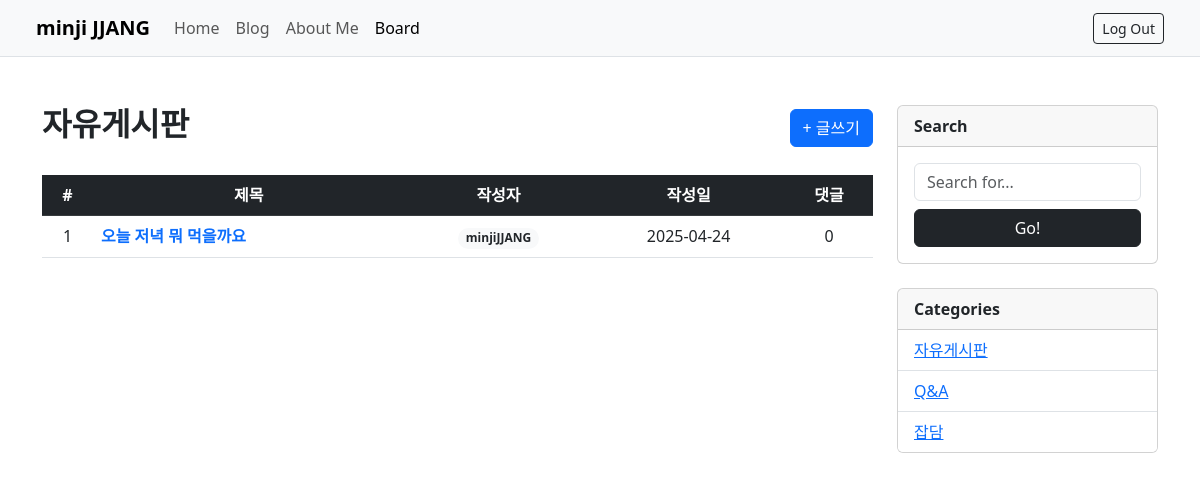
Screenshot of /board/ (signed in) with the database file from the repository.
### board/models.py (models this page shows, shortened)
class Post(models.Model):
    title = models.CharField(max_length=200)
    content = models.TextField()
    author = models.ForeignKey(User, on_delete=models.CASCADE)
    created_at = models.DateTimeField(auto_now_add=True)
    category = models.CharField(
        max_length=20,
        choices=[
            ('자유게시판', '자유게시판'),
            ('Q&A', 'Q&A'),
            ('잡담', '잡담')
        ],
        default='자유게시판'
    )

### board/views.py (the view)
# urls.py: path('', views.board_list, name='board_list'),
def board_list(request):
    posts = Post.objects.all().order_by('-created_at')
    q = request.GET.get('q', '')
    if q:
        posts = posts.filter(title__icontains=q)
    category = request.GET.get('category', '')
    if category:
       posts = posts.filter(category=category)
    return render(request, 'board/board_list.html', {'posts': posts})

### templates/board/board_list.html (shortened to what this page needs)
<!DOCTYPE html>
<html lang="ko">
<head>
  <link href="https://cdn.jsdelivr.net/npm/bootstrap@5.3.0/dist/css/bootstrap.min.css" rel="stylesheet">
</head>
<body>
  <nav class="navbar navbar-expand-lg navbar-light bg-light border-bottom px-4">
    <div class="container-fluid">
      <a class="navbar-brand fw-bold" href="/">minji JJANG</a>
      <div class="collapse navbar-collapse">
        <ul class="navbar-nav me-auto mb-2 mb-lg-0">
          <li class="nav-item"><a class="nav-link" href="/">Home</a></li>
          <li class="nav-item"><a class="nav-link" href="/blog/">Blog</a></li>
          <li class="nav-item"><a class="nav-link" href="/about/">About Me</a></li>
          <li class="nav-item"><a class="nav-link active" href="/board/">Board</a></li>
        </ul>
        <div>
          {% if user.is_authenticated %}
            <a class="btn btn-outline-dark btn-sm" href="/accounts/logout/">Log Out</a>
          {% else %}
            <a class="btn btn-outline-dark btn-sm" href="/accounts/login/">Log In</a>
          {% endif %}
        </div>
      </div>
    </div>
  </nav>
<div class="container mt-5">
  <div class="row">
    <div class="col-lg-9">
      <div class="d-flex justify-content-between align-items-center mb-4">
        <h2 class="fw-bold">자유게시판</h2>
        {% if user.is_authenticated %}
          <a class="btn btn-primary" href="{% url 'board_new' %}">+ 글쓰기</a>
        {% endif %}
      </div>
      <table class="table table-hover text-center align-middle">
        <thead class="table-dark">
          <tr>
            <th>#</th>
            <th>제목</th>
            <th>작성자</th>
            <th>작성일</th>
            <th>댓글</th>
          </tr>
        </thead>
        <tbody>
          {% for post in posts %}
          <tr>
            <td>{{ post.id }}</td>
            <td class="text-start">
              <a href="{% url 'board_detail' post.pk %}" class="text-decoration-none fw-bold">
                {{ post.title }}
              </a>
            </td>
            <td><span class="badge rounded-pill bg-light text-dark fw-semibold">{{ post.author.username }}</span></td>
            <td>{{ post.created_at|date:"Y-m-d" }}</td>
            <td>{{ post.comments.count }}</td>
          </tr>
          {% empty %}
          <tr>
            <td colspan="5">작성된 게시글이 없습니다.</td>
          </tr>
          {% endfor %}
        </tbody>
      </table>
    </div>
    <div class="col-lg-3">
      <div class="card mb-4">
        <div class="card-header fw-bold">Search</div>
        <div class="card-body">
          <form method="get" action="{% url 'board_list' %}">
            <input type="text" name="q" class="form-control mb-2" placeholder="Search for...">
            <button type="submit" class="btn btn-dark w-100">Go!</button>
          </form>
        </div>
      </div>
      <div class="card">
        <div class="card-header fw-bold">Categories</div>
        <ul class="list-group list-group-flush">
          <li class="list-group-item"><a href="?category=자유게시판">자유게시판</a></li>
          <li class="list-group-item"><a href="?category=Q&A">Q&A</a></li>
          <li class="list-group-item"><a href="?category=잡담">잡담</a></li>
        </ul>
      </div>
    </div>
  </div>
</div>
<!DOCTYPE html>
<html lang="ko">
<head>
  <link href="https://cdn.jsdelivr.net/npm/bootstrap@5.3.0/dist/css/bootstrap.min.css" rel="stylesheet">
</head>
<body>
  <div class="container py-5">
  </div>
</body>
</html>

### rows the page displays
Post: id "1", title "오늘 저녁 뭐 먹을까요", author.username "minjiJJANG", created_at "2025-04-24", comments.count "0"
